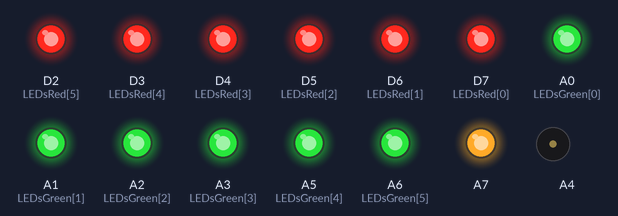
This sketch was run on a simulated Particle Photon. Shown: output pins drawn as LEDs (lit = HIGH), buzzer (waves = sounding).

Above: at 0.1 s.
Timing chart, 0 to 2.2 s (numbered marks = the images above):
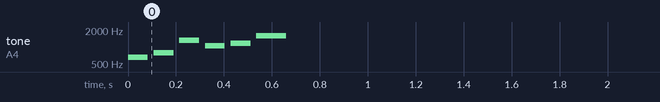

The sketch:

dadfinder.ino
```cpp
uint8_t row = 0;
uint8_t col = 6;
uint8_t LEDsRed[6] = {D7, D6, D5, D4, D3, D2};
uint8_t LEDsGreen[6] = {A0, A1, A2, A3, A5, A6};

#include "pitches.h"

void setup() {
    Spark.subscribe("updateEntering", updateEnteringFunc, MY_DEVICES);
    Spark.subscribe("updateExiting", updateExitingFunc, MY_DEVICES);

    for (uint8_t i=0; i<6; i++){
        pinMode(LEDsRed[i], OUTPUT);
        pinMode(LEDsGreen[i], OUTPUT);
        digitalWrite(LEDsRed[i], HIGH);
        digitalWrite(LEDsGreen[i], HIGH);
    }

    // Using PWM on the WKP pin rather than 3.3 v for the LED let's me dim them
    pinMode(WKP, OUTPUT);
    digitalWrite(WKP, HIGH);

    playStart();
    delay(500);
    renderLocation();
}

void loop() {
    delay(250);
}

// Called by IFTTT when entering location, data is an int 0-7; 0 is top light 7 is bottom
void updateEnteringFunc(const char *event, const char *data){
    row = 1;
    col = atoi(data);
    renderLocation();
}

// Called by IFTTT when entering location, data is an int 0-7; 0 is top light 7 is bottom
void updateExitingFunc(const char *event, const char *data){
    row = 0;
    col = atoi(data);
    renderLocation();
}

void clearLEDs(){
    // LEDs are common power, turn pin HIGH to turn them off, LOW to light them.
    // RED
    for (uint8_t i=0; i<6; i++){
        digitalWrite(LEDsRed[i], HIGH);
        digitalWrite(LEDsGreen[i], HIGH);
    }
}

void renderLocation(){

    clearLEDs();

    if (col >=0 && col <6){
        if (row==0){
            digitalWrite(LEDsRed[col], LOW);
            analogWrite(WKP, 100);
        } else {
            digitalWrite(LEDsGreen[col], LOW);
            digitalWrite(WKP, HIGH);
        }

        if (col==0 && row ==1 || col==5 && row ==0) {
            // getting home, play long alert
            playLongAlert();
        } else {
            playShortAlert();
        }
    }
}

void playStart(){
    uint8_t numNotes = 6;
    int melody[] = {NOTE_E5, NOTE_G5, NOTE_E6, NOTE_C6, NOTE_D6, NOTE_G6};
    uint8_t noteDurations[] = { 12,12,12,12,12,8 };
    playTune(numNotes, melody, noteDurations);
}

void playShortAlert(){
    uint8_t numNotes = 4;
    int melody[] = {NOTE_A4, NOTE_AS4, NOTE_B4, NOTE_C5};
    uint8_t noteDurations[] = { 12, 12, 12, 4 };
    playTune(numNotes, melody, noteDurations);
}

void playLongAlert(){
    uint8_t numNotes = 12;
    int melody[] = {NOTE_A4, NOTE_AS4, NOTE_B4, NOTE_C5, NOTE_C4, NOTE_CS4, NOTE_D4, NOTE_DS4, NOTE_F3, NOTE_FS3, NOTE_G3, NOTE_GS2};
    uint8_t noteDurations[] = { 12, 12, 12, 4, 12, 12, 12, 4, 12, 12, 12, 4 };
    playTune(numNotes, melody, noteDurations);
}

void playTune(uint8_t numNotes, int* melody, uint8_t* noteDurations){
  for (int thisNote = 0; thisNote < numNotes; thisNote++) {

    // to calculate the note duration, take one second
    // divided by the note type.
    //e.g. quarter note = 1000 / 4, eighth note = 1000/8, etc.
    int noteDuration = 1000/noteDurations[thisNote];
    tone(A4, melody[thisNote],noteDuration);

    // to distinguish the notes, set a minimum time between them.
    // the note's duration + 30% seems to work well:
    int pauseBetweenNotes = noteDuration * 1.30;
    delay(pauseBetweenNotes);
    // stop the tone playing:
    noTone(A4);
  }
}
```

pitches.h
```cpp
/*************************************************
 * Public Constants
 *************************************************/

#define NOTE_B0  31
#define NOTE_C1  33
#define NOTE_CS1 35
#define NOTE_D1  37
#define NOTE_DS1 39
#define NOTE_E1  41
#define NOTE_F1  44
#define NOTE_FS1 46
#define NOTE_G1  49
#define NOTE_GS1 52
#define NOTE_A1  55
#define NOTE_AS1 58
#define NOTE_B1  62
#define NOTE_C2  65
#define NOTE_CS2 69
#define NOTE_D2  73
#define NOTE_DS2 78
#define NOTE_E2  82
#define NOTE_F2  87
#define NOTE_FS2 93
#define NOTE_G2  98
#define NOTE_GS2 104
#define NOTE_A2  110
#define NOTE_AS2 117
#define NOTE_B2  123
#define NOTE_C3  131
#define NOTE_CS3 139
#define NOTE_D3  147
#define NOTE_DS3 156
#define NOTE_E3  165
#define NOTE_F3  175
#define NOTE_FS3 185
#define NOTE_G3  196
#define NOTE_GS3 208
#define NOTE_A3  220
#define NOTE_AS3 233
#define NOTE_B3  247
#define NOTE_C4  262
#define NOTE_CS4 277
#define NOTE_D4  294
#define NOTE_DS4 311
#define NOTE_E4  330
#define NOTE_F4  349
#define NOTE_FS4 370
#define NOTE_G4  392
#define NOTE_GS4 415
#define NOTE_A4  440
#define NOTE_AS4 466
#define NOTE_B4  494
#define NOTE_C5  523
#define NOTE_CS5 554
#define NOTE_D5  587
#define NOTE_DS5 622
#define NOTE_E5  659
#define NOTE_F5  698
#define NOTE_FS5 740
#define NOTE_G5  784
#define NOTE_GS5 831
#define NOTE_A5  880
#define NOTE_AS5 932
#define NOTE_B5  988
#define NOTE_C6  1047
#define NOTE_CS6 1109
#define NOTE_D6  1175
#define NOTE_DS6 1245
#define NOTE_E6  1319
#define NOTE_F6  1397
#define NOTE_FS6 1480
#define NOTE_G6  1568
#define NOTE_GS6 1661
#define NOTE_A6  1760
#define NOTE_AS6 1865
#define NOTE_B6  1976
#define NOTE_C7  2093
#define NOTE_CS7 2217
#define NOTE_D7  2349
#define NOTE_DS7 2489
#define NOTE_E7  2637
#define NOTE_F7  2794
#define NOTE_FS7 2960
#define NOTE_G7  3136
#define NOTE_GS7 3322
#define NOTE_A7  3520
#define NOTE_AS7 3729
#define NOTE_B7  3951
#define NOTE_C8  4186
#define NOTE_CS8 4435
#define NOTE_D8  4699
#define NOTE_DS8 4978
```
